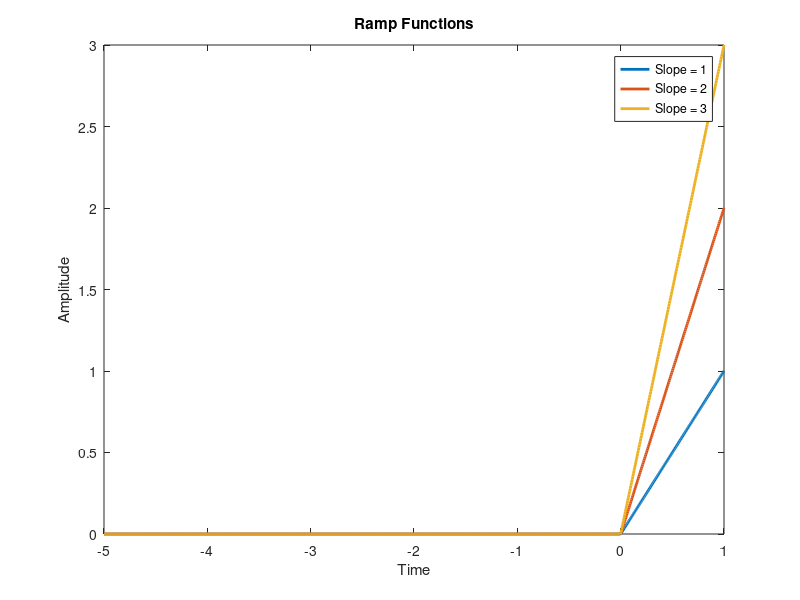
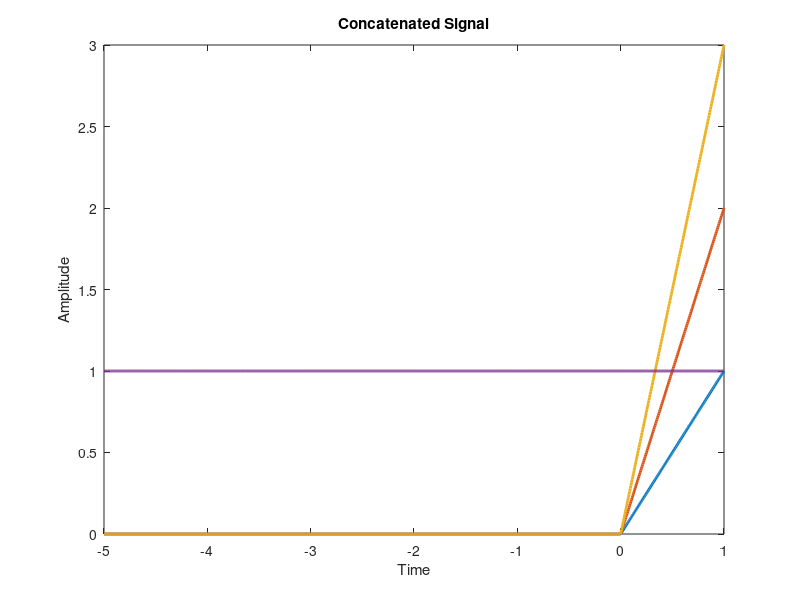

Here is the MATLAB script that generated these plots, in order:
t = linspace(-5, 1, 1000);
ramp1 = t.*(t>=0);
ramp2 = 2*t.*(t>=0);
ramp3 = 3*t.*(t>=0);
figure;
plot(t, ramp1, 'LineWidth', 2);
hold on;
plot(t, ramp2, 'LineWidth', 2);
plot(t, ramp3, 'LineWidth', 2);
xlabel('Time');
ylabel('Amplitude');
title('Ramp Functions');
legend('Slope = 1', 'Slope = 2', 'Slope = 3');
step = ones(1, length(t));
ramp_concat = [ramp1; ramp2; ramp3; step];
figure;
plot(t, ramp_concat, 'LineWidth', 2);
xlabel('Time');
ylabel('Amplitude');
title('Concatenated Signal');

